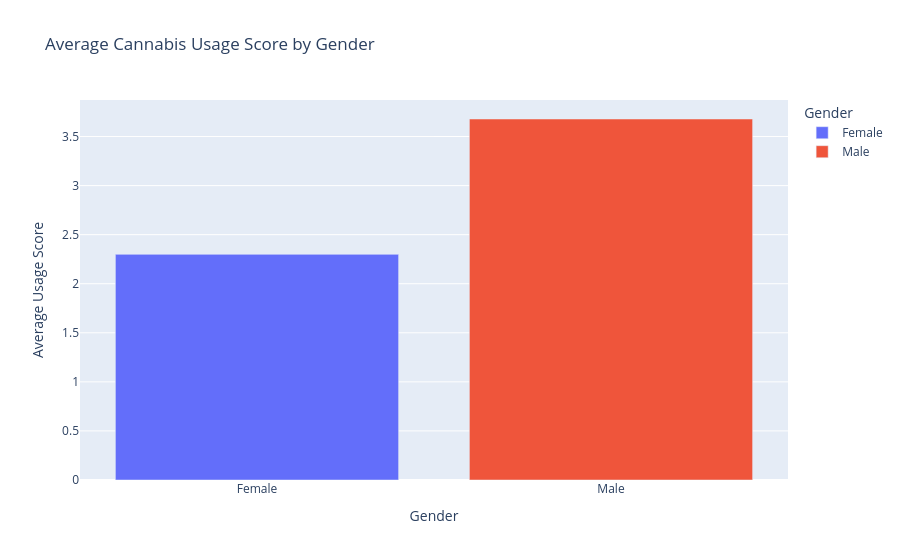

Notebook cell for this chart:
### Markdown cell above
## 14. Create the second static Plotly figure

The second figure should add different but related evidence rather than repeat the first figure in another style.

### Code cell
fig2 = px.bar(
test_data.groupby("Gender Label")["UsageScore"]
.mean()
.reset_index(),
x="Gender Label",
y="UsageScore",
color="Gender Label",
title="Average Cannabis Usage Score by Gender",
labels={
"Gender Label": "Gender",
"UsageScore": "Average Usage Score"
}
)
 
fig2.show()

### Figure 1 — Plotly figure (JSON) as saved in the notebook; plotly's stock layout.template omitted (floating-point values rounded to 4 significant figures)
{"data": [{"hovertemplate": "Gender=%{x}<br>Average Usage Score=%{y}<extra></extra>", "legendgroup": "Female", "marker": {"color": "#636efa", "pattern": {"shape": ""}}, "name": "Female", "orientation": "v", "showlegend": true, "textposition": "auto", "type": "bar", "x": ["Female"], "xaxis": "x", "y": [2.299], "yaxis": "y"}, {"hovertemplate": "Gender=%{x}<br>Average Usage Score=%{y}<extra></extra>", "legendgroup": "Male", "marker": {"color": "#EF553B", "pattern": {"shape": ""}}, "name": "Male", "orientation": "v", "showlegend": true, "textposition": "auto", "type": "bar", "x": ["Male"], "xaxis": "x", "y": [3.679], "yaxis": "y"}], "layout": {"barmode": "relative", "legend": {"title": {"text": "Gender"}, "tracegroupgap": 0}, "title": {"text": "Average Cannabis Usage Score by Gender"}, "xaxis": {"anchor": "y", "categoryarray": ["Female", "Male"], "categoryorder": "array", "domain": [0, 1], "title": {"text": "Gender"}}, "yaxis": {"anchor": "x", "domain": [0, 1], "title": {"text": "Average Usage Score"}}}}
